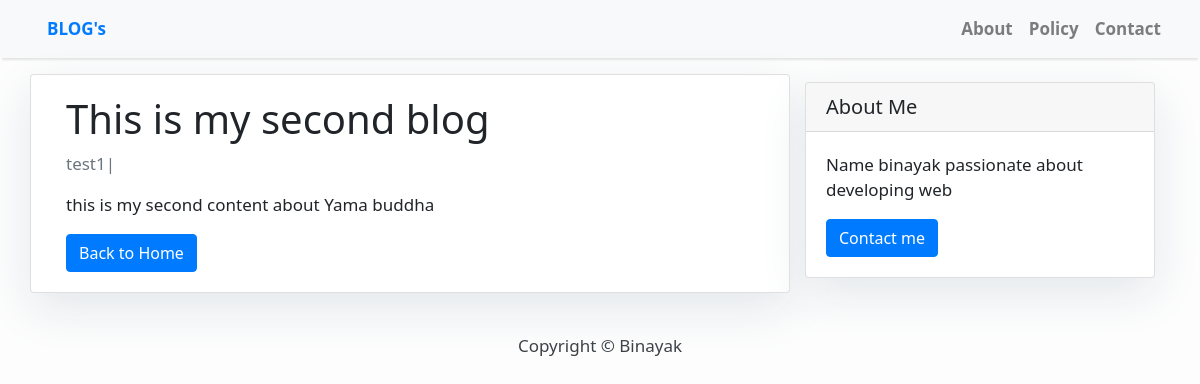
Screenshot of /this-is-my-second-blog/ with the database file from the repository.
### blog_app/models.py (models this page shows, shortened)
class POST(models.Model):
    title = models.CharField(max_length=200)
    slug = models.SlugField(max_length=200)
    author = models.ForeignKey(User, on_delete=models.CASCADE)
    updated_on = models.DateTimeField(auto_now=True)
    Content = models.TextField()
    created_on = models.DateTimeField(auto_now_add=True)
    status = models.IntegerField(choices=STATUS, default=0)
    class Meta:
        ordering = ['-created_on']

### blog_app/views.py (the view)
# urls.py: path('<slug:slug>/', views.PostDetail.as_view(), name="postdetail"),
class PostDetail(generic.DetailView):
    model = POST
    template_name = 'post_detail.html'

### templates/post_detail.html
{%  extends 'base.html' %}
{% block content %}
<div class="container">
    <div class="row">
        <div class="col-md-8 card mb-4 mt-3 left top">
            <div class="card-body">
                <h1>{% block title %} {{post.title}} {% endblock title %}</h1>
                <p class="text-muted">{{post.author}}|{{POST.created_on}}</p>
                <p class="card-text">{{post.Content | safe }}</p>
                <a href="{% url 'home'  %}" class="btn btn-primary">Back to Home</a>
            </div>
        </div>
        {% block sidebar %}  {% include 'sidebar.html'  %} {% endblock sidebar %}
    </div>
</div>
{% endblock content %}

### templates/base.html (style rules this page uses)
body { font-family: system-ui; font-size: 17px; background-color: #fdfdfd; }

### templates/sidebar.html (style rules this page uses)
.card { box-shadow: 0 16px 48px #E3E7EB; }

### rows the page displays
POST: title "This is my second blog", author "test1", Content "this is my second content about Yama buddha"
